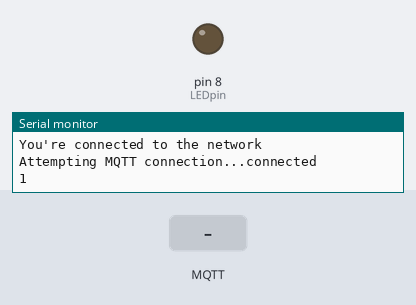
Recording of a sketch running on a simulated Arduino Uno, built for the host (arithmetic inside an expression is 32-bit, double 64-bit). Shown: output pins drawn as LEDs (lit = HIGH), the last lines printed to the serial monitor. Inputs (shaded band) come from the test bench. WiFi joins after 1.5 s; servers stay silent unless stated; no MQTT or app messages arrive unless stated.

Above: at 2.7 s.
2.8 s: MQTT message "1" arrives on the first subscribed topic
At 4.1 s:
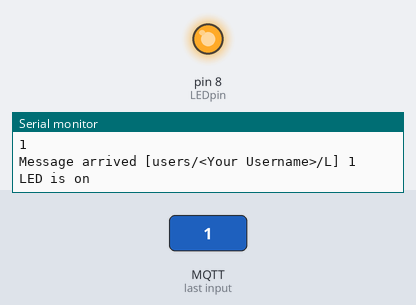
4.4 s: MQTT message "0" arrives on the first subscribed topic
At 5.6 s:
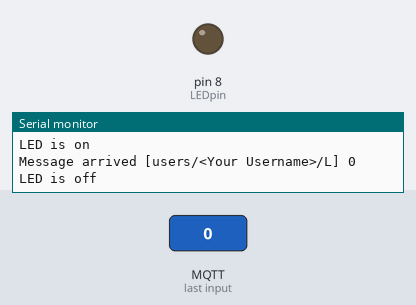
Timing chart, 0 to 7.4 s (numbered marks = the images above; inputs shaded):
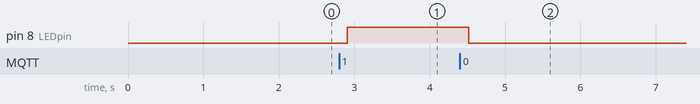

The sketch:

arduino_mqtt_sample.ino.ino
```cpp
#include <WiFiEsp.h>
#include <WiFiEspClient.h>
#include <WiFiEspUdp.h>
#include "SoftwareSerial.h"
#include <PubSubClient.h>
#include "DHT.h"

#define ESP_SSID                                "Your SSID"
#define ESP_PASS                                "Your Wifi Password"

#define mqtt_server                             "mqtt.sensetecnic.com"
#define mqtt_port                               1883
#define mqtt_client_id                          "Your MQTT Client ID"
#define mqtt_client_user                        "Your STS Username"
#define mqtt_client_pw                          "Your MQTT Client Password"
#define mqtt_client_topic_send_status           "users/<Your Username>/arduino/status"
#define mqtt_client_topic_send_temperature      "users/<Your Username>/arduino/send/temperature"
#define mqtt_client_topic_send_humidity         "users/<Your Username>/arduino/send/humidity"
#define mqtt_client_topic_receive_led           "users/<Your Username>/L"
#define birthMsg                                "Arduino Client connected"
#define willMsg                                 "Arduino Client disconnected"

#define LEDpin 8
#define DHTPIN 9
#define DHTTYPE DHT22
DHT dht(DHTPIN, DHTTYPE);

String temp_str;
String hum_str;
char temp[50];
char hum[50];
float humidityReading;  //Stores humidity value
float temperatureReading; //Stores temperature value
long lastMsg = 0;
long lastLoop = 0;

int status = WL_IDLE_STATUS;   // the Wifi radio's status

WiFiEspClient espClient;

//print any message received for subscribed topic
void callback(char* topic, byte* payload, unsigned int length) {
  Serial.print("Message arrived [");
  Serial.print(topic);
  Serial.print("] ");
  for (int i=0;i<length;i++) {
    Serial.print((char)payload[i]);
  }
  Serial.println();
  if((char)payload[0] == '1') {
    Serial.println("LED is on");
    digitalWrite(LEDpin, HIGH);
  } else if ((char)payload[0] == '0'){
    Serial.println("LED is off");
    digitalWrite(LEDpin, LOW);
  }
}

PubSubClient client(mqtt_server, mqtt_port, callback, espClient);

SoftwareSerial soft(6, 7); // RX, TX

void setup() {
  // initialize serial for debugging
  Serial.begin(9600);
  // initialize serial for ESP module
  soft.begin(9600);
  // initialize ESP module
  WiFi.init(&soft);

  dht.begin();
  pinMode(LEDpin, OUTPUT);

  // check for the presence of the shield
  if (WiFi.status() == WL_NO_SHIELD) {
    Serial.println("WiFi shield not present");
    // don't continue
    while (true);
  }

  // attempt to connect to WiFi network
  while ( status != WL_CONNECTED) {
    Serial.print("Attempting to connect to WPA SSID: ");
    Serial.println(ESP_SSID);
    // Connect to WPA/WPA2 network
    status = WiFi.begin(ESP_SSID, ESP_PASS);
  }

  // you're connected now, so print out the data
  Serial.println("You're connected to the network");
}

void sendData() {

  humidityReading = dht.readHumidity();
  // Read temperature as Celsius (the default)
  temperatureReading = dht.readTemperature();

  Serial.print("Humidity reading: ");
  Serial.println(humidityReading);
  Serial.print("Temperature reading: ");
  Serial.println(temperatureReading);

  if (isnan(humidityReading) || isnan(temperatureReading)) {
    Serial.println("Failed to read from DHT sensor!");
    return;
  }

  temp_str = String(temperatureReading);
  temp_str.toCharArray(temp, temp_str.length() + 1);

  hum_str = String(humidityReading);
  hum_str.toCharArray(hum, hum_str.length() + 1);

  client.publish(mqtt_client_topic_send_temperature, temp);
  client.publish(mqtt_client_topic_send_humidity, hum);

}

void loop() {

  long now = millis();

  if (now - lastMsg > 15000) {
    lastMsg = now;
    sendData();
  }

  if (now - lastLoop > 200) {
    lastLoop = now;
    if (!client.connected()) {
      reconnect();
    }
    client.loop();
  }
}

void reconnect() {
  // Loop until we're reconnected
  while (!client.connected()) {
    Serial.print("Attempting MQTT connection...");
    // Attempt to connect, just a name to identify the client
    if (client.connect(mqtt_client_id, mqtt_client_user, mqtt_client_pw, mqtt_client_topic_send_status, 1, 1, willMsg)) {
      Serial.println("connected");
      client.publish(mqtt_client_topic_send_status, birthMsg);
      Serial.println(client.subscribe(mqtt_client_topic_receive_led));

    } else {
      Serial.print("failed, rc=");
      Serial.print(client.state());
      Serial.println(" try again in 5 seconds");
      // Wait 5 seconds before retrying
      delay(5000);
    }
  }
}
```

Measured:
- after the input at 2.8 s, pin 8 (LEDpin): LOW → HIGH after 0.11 s
- after the input at 4.4 s, pin 8 (LEDpin): HIGH → LOW after 0.12 s
